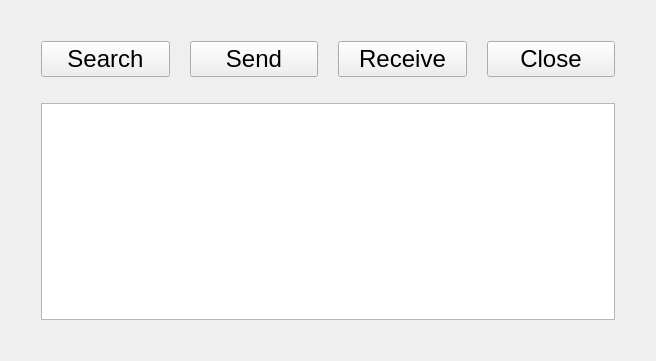
<?xml version="1.0" encoding="UTF-8"?>
<ui version="4.0">
 <class>opp</class>
 <widget class="QWidget" name="opp">
  <property name="geometry">
   <rect>
    <x>0</x>
    <y>0</y>
    <width>656</width>
    <height>361</height>
   </rect>
  </property>
  <property name="windowTitle">
   <string>Form</string>
  </property>
  <layout class="QGridLayout" name="gridLayout_2">
   <item row="0" column="0">
    <layout class="QGridLayout" name="gridLayout">
     <property name="leftMargin">
      <number>30</number>
     </property>
     <property name="topMargin">
      <number>30</number>
     </property>
     <property name="rightMargin">
      <number>30</number>
     </property>
     <property name="bottomMargin">
      <number>30</number>
     </property>
     <item row="0" column="0">
      <layout class="QHBoxLayout" name="horizontalLayout">
       <property name="spacing">
        <number>20</number>
       </property>
       <item>
        <widget class="QPushButton" name="search">
         <property name="font">
          <font>
           <pointsize>18</pointsize>
          </font>
         </property>
         <property name="text">
          <string>Search</string>
         </property>
        </widget>
       </item>
       <item>
        <widget class="QPushButton" name="send">
         <property name="font">
          <font>
           <pointsize>18</pointsize>
          </font>
         </property>
         <property name="text">
          <string>Send</string>
         </property>
        </widget>
       </item>
       <item>
        <widget class="QPushButton" name="receive">
         <property name="font">
          <font>
           <pointsize>18</pointsize>
          </font>
         </property>
         <property name="text">
          <string>Receive</string>
         </property>
        </widget>
       </item>
       <item>
        <widget class="QPushButton" name="close">
         <property name="font">
          <font>
           <pointsize>18</pointsize>
          </font>
         </property>
         <property name="text">
          <string>Close</string>
         </property>
        </widget>
       </item>
      </layout>
     </item>
     <item row="1" column="0">
      <spacer name="verticalSpacer">
       <property name="orientation">
        <enum>Qt::Vertical</enum>
       </property>
       <property name="sizeType">
        <enum>QSizePolicy::Maximum</enum>
       </property>
       <property name="sizeHint" stdset="0">
        <size>
         <width>20</width>
         <height>20</height>
        </size>
       </property>
      </spacer>
     </item>
     <item row="2" column="0">
      <widget class="QListWidget" name="listWidget">
       <property name="font">
        <font>
         <pointsize>18</pointsize>
        </font>
       </property>
      </widget>
     </item>
    </layout>
   </item>
  </layout>
 </widget>
 <resources/>
 <connections/>
</ui>
